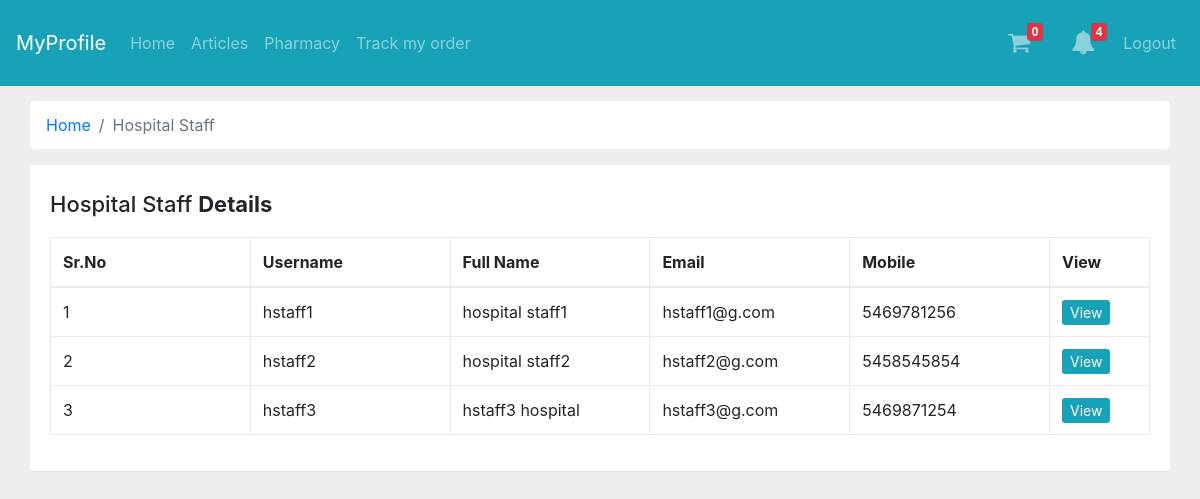
Screenshot of /hospital-staff/ (signed in) with the database file from the repository.
### mainapp/models.py (models this page shows, shortened)
class User(AbstractUser):
    user_mobile = models.IntegerField(null=True)
    user_address = models.TextField(verbose_name='Address', blank=True, null=True)
    user_image = models.ImageField(blank=True, null=True, upload_to='profileimages/', )
    is_hospital_staff = models.BooleanField(verbose_name="Hospital Staff", default=False, )
    is_patient = models.BooleanField(verbose_name="Patient", default=False, )
    is_doctor = models.BooleanField(verbose_name="Doctor", default=False, )
    objects = UserManager()
    class Meta:
        verbose_name_plural = '1. Users'

### mainapp/views.py (the view)
# urls.py: path('hospital-staff/', views.hospital_staff, name='hospital-staff'),
def hospital_staff(request):
    objnotify = allnotification(request)
    users_staff = User.objects.filter(is_hospital_staff=True)
    context = {'users_staff': users_staff, 'objnotify': objnotify}
    return render(request, 'hospital_staff.html', context)

### mainapp/views.py (called while the page is built, shortened)
def allnotification(request):
    ptosns = None
    stopns = None
    stodns = None
    dtopns = None
    ncount = None
    if request.user.is_staff or request.user.is_hospital_staff:
        ptosns = PtoSNotification.objects.all()
        if ptosns:
            ncount = ptosns.count()
    if request.user.is_doctor:
        stodns = StoDNotification.objects.filter(doctor=request.user.username)
        if stodns:
            ncount = stodns.count()
    return {'ptosns': ptosns,
            'stopns': stopns,
            'stodns': stodns,
            'dtopns': dtopns,
            'ncount': ncount}

### templates/hospital_staff.html (shortened to what this page needs)
{% extends "base.html" %}
{%block maincontent%}
<div class="container-fluid">
    <div class="main-body">
        <nav aria-label="breadcrumb" class="main-breadcrumb ">
            <ol class="breadcrumb b-bg-c">
                <li class="breadcrumb-item"><a href="{%url 'index'%}">Home</a></li>
                <li class="breadcrumb-item active" aria-current="page">Hospital Staff</li>
            </ol>
        </nav>
        <div class="table-wrapper">
            <div class="table-title">
                <div class="row">
                    <div class="col-sm-8">
                        <h2>Hospital Staff <b>Details</b></h2>
                    </div>
                    <div class="col-sm-4">
                    </div>
                </div>
            </div>
            <table class="table table-bordered">
                <thead>
                    <tr>
                        <th>Sr.No</th>
                        <th>Username</th>
                        <th>Full Name</th>
                        <th>Email</th>
                        <th>Mobile</th>
                        <th>View</th>
                    </tr>
                </thead>
                <tbody>
                    {%for user_staff in users_staff %}
                    <tr>
                        <td>{{forloop.counter}}</td>
                        <td>{{user_staff.username}}</td>
                        <td>{{user_staff.first_name}} {{user_staff.last_name}}</td>
                        <td>{{user_staff.email}}</td>
                        <td>{{user_staff.user_mobile}}</td>
                        <td>
                            <a class="btn-sm btn-info"  href="{%url 'user_profile' user_staff.id %}">View</a>
                        </td>
                    </tr>
                    {%endfor%}
                </tbody>
            </table>
        </div>
    </div>
</div>
{%endblock%}

### templates/base.html (style rules this page uses)
.b-bg-c { background-color: white; }

### templates/hospital_staff.html (style rules this page uses)
body { background: #eee; }
.main-body { padding: 15px; }
.table-wrapper { width: 100%; margin: auto; background: #fff; padding: 20px; box-shadow: 0 1px 1px rgba(0, 0, 0, .05); }
.table-title { padding-bottom: 10px; margin: 0 0 10px; }
.table-title h2 { margin: 6px 0 0; font-size: 22px; }
table.table { table-layout: fixed; }
table.table tr th, table.table tr td { border-color: #e9e9e9; }
table.table th:last-child { width: 100px; }

### rows the page displays
User: username "hstaff1", first_name "hospital", last_name "staff1", email "hstaff1@g.com", user_mobile "5469781256"
User: username "hstaff2", first_name "hospital", last_name "staff2", email "hstaff2@g.com", user_mobile "5458545854"
User: username "hstaff3", first_name "hstaff3", last_name "hospital", email "hstaff3@g.com", user_mobile "5469871254"

### other values shown
{{ objnotify.ncount }} "4"
